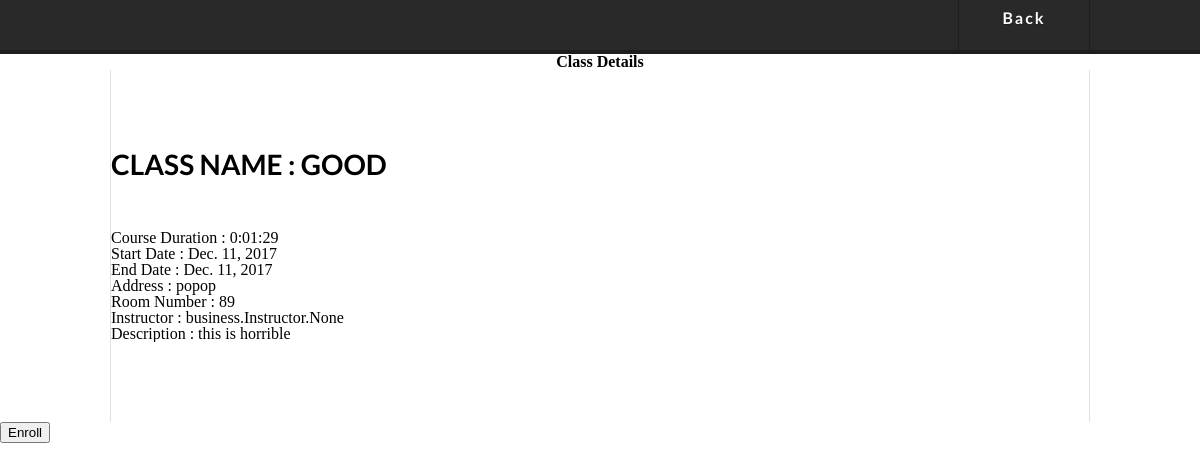
The app's page /student/details/2/ (signed in) with its own data.
### Class/models.py (models this page shows, shortened)
class Class(models.Model):
    business_id = models.ForeignKey(Business,to_field='business_id',on_delete=models.CASCADE)
    class_id = models.AutoField(primary_key=True)
    class_name = models.CharField(max_length=100,blank=False,null=False,unique=True)
    class_name_variable = models.CharField(max_length=250,default='Class')
    corse_duration = models.DurationField()
    duration = models.DurationField()
    start_date = models.DateField()
    start_date_variable = models.CharField(max_length=100,default='Start Date')
    end_date = models.DateField()
    end_date_variable = models.CharField(max_length=100,default='End Date')
    class_location = models.CharField(max_length=250)
    class_location_variable = models.CharField(max_length=100,default = 'Location')
    allocated_room = models.CharField(max_length=10)
    allocated_room_variable = models.CharField(max_length=100,default='Room')
    instructor = models.ManyToManyField(Instructor)
    instructor_variable = models.CharField(max_length=100,default='Instructor')
    description = models.TextField()
    description_variable = models.CharField(max_length=100,default='Description')
    student = models.ManyToManyField(Student)

### student/views.py (the view)
# urls.py: url('^details/(?P<cid>[0-9]+)/',views.details,name="details"),
def details(request,cid):
    if not request.user.is_authenticated():
        return redirect('/student/login')
    else:
        try:
            print request.user.student.student_id
            classdetails = Class.objects.get(class_id = cid)
            return render(request,'student/details.html',{'list':classdetails})
        except:
            logout_user(request)

### student/templates/student/details.html (shortened to what this page needs)
<!DOCTYPE html>
{% load static %}
<html lang="en">
<head>
	<link rel="stylesheet" type="text/css" href="{% static 'css/class/reset.css' %}">
	<link rel="stylesheet" type="text/css" href="{% static 'css/class/main.css' %}">
</head>
<body>
		<header>
				<div class="wrapper">
					<nav>
						<ul class="main_nav">
								<li><a href="/student/dashboard/">Back</a></li>
						</ul>
					</nav>
				</div>
			</header>
	<h2><center>Class Details</center></h2>
	<section class="main wrapper">
		<article>
			<div class="post">
				<h1 class="title">
						Class Name      : {{list.class_name}}<br>
				</h1>
				Course Duration : {{list.corse_duration}}<br>
				Start Date      : {{list.start_date}}<br>
				End Date        : {{list.end_date}}<br>
				Address         : {{list.class_location}}<br>
				Room Number     : {{list.allocated_room}}<br>
				Instructor      : {{list.instructor}}<br>
				Description     : {{list.description}}
			</div>
		</article>
	</section>
	<form class='form-horizontal' action="/student/enroll/{{list.class_id}}/" method="post">
		<button type="submit" class="btn btn-default">Enroll</button>
	</form>
</body>
</html>

### business/static/css/class/main.css (style rules this page uses)
header { width: 100%; height: 50px; background-color: #292929; border-bottom: 4px #1e1e1e solid; }
header nav { float: right; }
ul.main_nav { font-family: 'LatoBold', 'Helvetica', arial; margin-right: -1px; font-weight: bold; }
ul.main_nav li { float: left; letter-spacing: 2px; font-size: 16px; padding: 0; margin: 0; }
ul.main_nav li a { display: block; width: 130px; height: 40px; padding-top: 10px; border-right: 1px #1e1e1e solid; vertical-align: middle; text-decoration: none; text-shadow: 0px 1px 0 #1e1e1e; text-align: center; }
ul.main_nav li:first-child a { border-left: 1px #1e1e1e solid; }
.main { position: relative; border-left: 1px #e1e0e0 solid; border-right: 1px #e1e0e0 solid; height: auto; overflow: hidden; }
.main article { margin: 80px 0; overflow: hidden; }
.main .article_image, .main .post { float: left; }
.main .post { width: 430px; float: left; }
.main .post h1.title, .main2 .post h1.title { font-family: 'LatoBold', 'Helvetica', arial; font-weight: bold; font-size: 28px; text-transform: uppercase; line-height: 30px; margin-bottom: 50px; }
.wrapper { width: 978px; height: auto; margin: 0 auto; }
ul.main_nav li a, .main .title a, .main2 .title a, .main a.read_more, .main2 a.read_more, .main a.read_more i.read_more_arrow, .main2 a.read_more i.read_more_arrow, .previous, .next, .previous i, .next i, footer ul.social_profiles li a, .search_widget .search-field { transition: .2s linear; -webkit-transition: .2s linear; -moz-transition: .2s linear; -o-transition: .2s linear; }

### records on screen
Class: class_name "GOOD", corse_duration "0:01:29", start_date "Dec. 11, 2017", end_date "Dec. 11, 2017", class_location "popop", allocated_room "89", instructor "business.Instructor.None", description "this is horrible"
